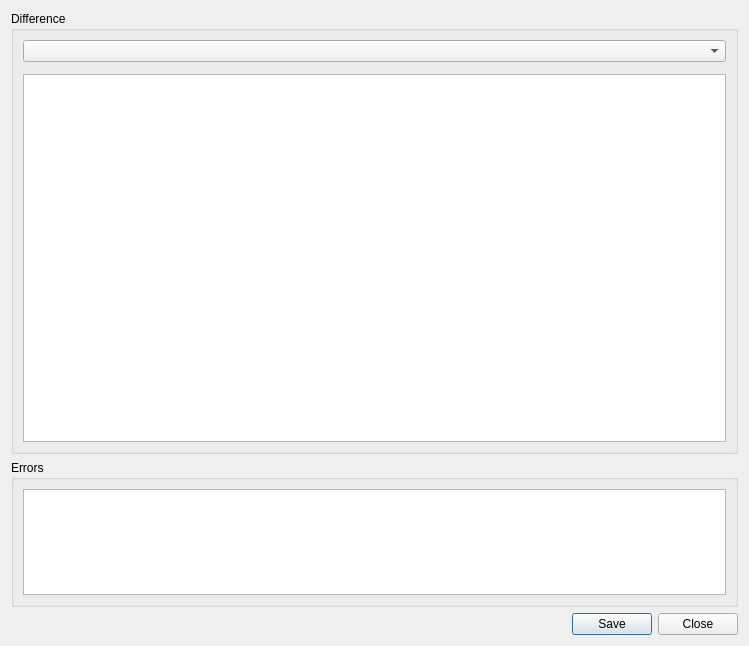
<?xml version="1.0" encoding="UTF-8"?>
<ui version="4.0">
 <class>HgDiffDialog</class>
 <widget class="QWidget" name="HgDiffDialog">
  <property name="geometry">
   <rect>
    <x>0</x>
    <y>0</y>
    <width>749</width>
    <height>646</height>
   </rect>
  </property>
  <property name="windowTitle">
   <string>Mercurial Diff</string>
  </property>
  <layout class="QVBoxLayout">
   <item>
    <widget class="QGroupBox" name="contentsGroup">
     <property name="sizePolicy">
      <sizepolicy hsizetype="Preferred" vsizetype="Preferred">
       <horstretch>0</horstretch>
       <verstretch>3</verstretch>
      </sizepolicy>
     </property>
     <property name="title">
      <string>Difference</string>
     </property>
     <layout class="QVBoxLayout" name="verticalLayout">
      <item>
       <widget class="QComboBox" name="filesCombo"/>
      </item>
      <item>
       <widget class="E5TextEditSearchWidget" name="searchWidget" native="true">
        <property name="focusPolicy">
         <enum>Qt::WheelFocus</enum>
        </property>
       </widget>
      </item>
      <item>
       <widget class="QTextEdit" name="contents">
        <property name="whatsThis">
         <string>&lt;b&gt;Mercurial Diff&lt;/b&gt;&lt;p&gt;This shows the output of the hg diff command.&lt;/p&gt;</string>
        </property>
        <property name="lineWrapMode">
         <enum>QTextEdit::NoWrap</enum>
        </property>
        <property name="readOnly">
         <bool>true</bool>
        </property>
        <property name="tabStopWidth">
         <number>8</number>
        </property>
        <property name="acceptRichText">
         <bool>false</bool>
        </property>
       </widget>
      </item>
     </layout>
    </widget>
   </item>
   <item>
    <widget class="QGroupBox" name="errorGroup">
     <property name="sizePolicy">
      <sizepolicy hsizetype="Preferred" vsizetype="Expanding">
       <horstretch>0</horstretch>
       <verstretch>1</verstretch>
      </sizepolicy>
     </property>
     <property name="title">
      <string>Errors</string>
     </property>
     <layout class="QVBoxLayout">
      <item>
       <widget class="QTextEdit" name="errors">
        <property name="readOnly">
         <bool>true</bool>
        </property>
        <property name="acceptRichText">
         <bool>false</bool>
        </property>
       </widget>
      </item>
     </layout>
    </widget>
   </item>
   <item>
    <widget class="QDialogButtonBox" name="buttonBox">
     <property name="orientation">
      <enum>Qt::Horizontal</enum>
     </property>
     <property name="standardButtons">
      <set>QDialogButtonBox::Close|QDialogButtonBox::Save</set>
     </property>
    </widget>
   </item>
  </layout>
 </widget>
 <customwidgets>
  <customwidget>
   <class>E5TextEditSearchWidget</class>
   <extends>QWidget</extends>
   <header>E5Gui/E5TextEditSearchWidget.h</header>
   <container>1</container>
  </customwidget>
 </customwidgets>
 <tabstops>
  <tabstop>filesCombo</tabstop>
  <tabstop>searchWidget</tabstop>
  <tabstop>contents</tabstop>
  <tabstop>errors</tabstop>
 </tabstops>
 <resources/>
 <connections>
  <connection>
   <sender>buttonBox</sender>
   <signal>rejected()</signal>
   <receiver>HgDiffDialog</receiver>
   <slot>close()</slot>
   <hints>
    <hint type="sourcelabel">
     <x>197</x>
     <y>624</y>
    </hint>
    <hint type="destinationlabel">
     <x>201</x>
     <y>645</y>
    </hint>
   </hints>
  </connection>
 </connections>
</ui>
